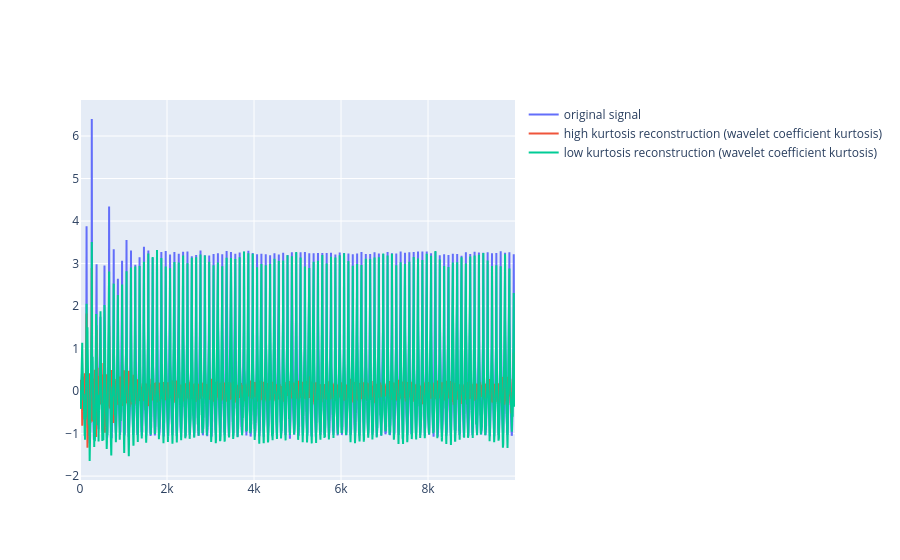
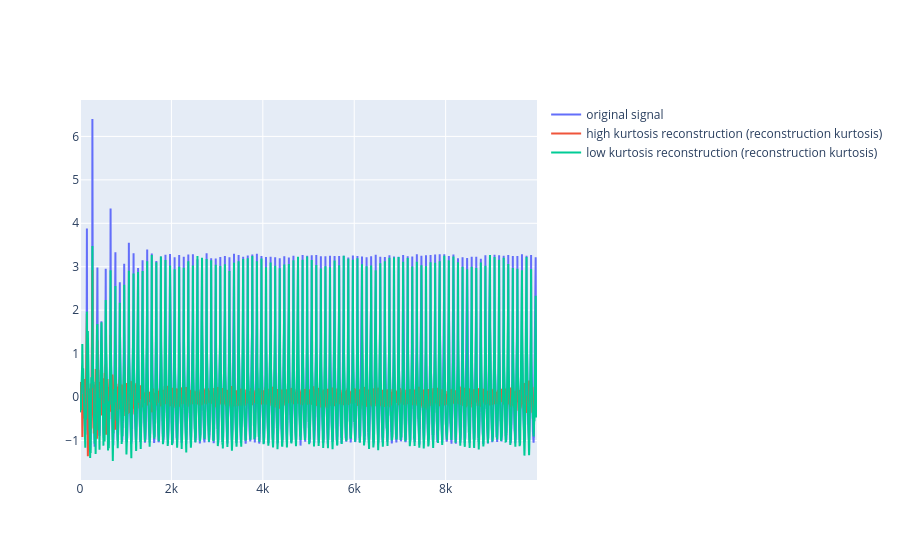

Source (notebook cell) for these figures, in order:
### Code cell
import wavelet_transform.utils.statistical_features as sf


i = 0
rec_high_kurt, rec_low_kurt = plot.get_reconstructions_by_threshold(
    results_df[i]['tr_obj'], feature="kurtosis", threshold=threshold, freq_threshold=freq_threshold
)

fig = go.Figure()
fig.add_trace(go.Scatter(
    # x=freq, 
    y=results_df[i]['tr_obj'].data,
    mode='lines',
    name="original signal"
))
fig.add_trace(go.Scatter(
    # x=freq, 
    y=rec_high_kurt,
    mode='lines',
    name="high kurtosis reconstruction (wavelet coefficient kurtosis)"
))
fig.add_trace(go.Scatter(
    # x=freq, 
    y=rec_low_kurt,
    mode='lines',
    name="low kurtosis reconstruction (wavelet coefficient kurtosis)"
))
fig.show()

rec_high_kurt2, rec_low_kurt2 = plot.get_reconstructions_by_threshold(
    results_df[i]['tr_obj'], feature=sf.kurtosis, threshold=threshold
)
fig2 = go.Figure()
fig2.add_trace(go.Scatter(
    # x=freq, 
    y=results_df[i]['tr_obj'].data,
    mode='lines',
    name="original signal"
))
fig2.add_trace(go.Scatter(
    # x=freq, 
    y=rec_high_kurt2,
    mode='lines',
    name="high kurtosis reconstruction (reconstruction kurtosis)"
))
fig2.add_trace(go.Scatter(
    # x=freq, 
    y=rec_low_kurt2,
    mode='lines',
    name="low kurtosis reconstruction (reconstruction kurtosis)"
))
fig2.show()

### Figure 1 — Plotly figure (JSON) as saved in the notebook; plotly's stock layout.template omitted (floating-point values rounded to 4 significant figures; data arrays with more than 128 entries replaced by an {"elided": "..."} marker saying what was removed)
{"data": [{"mode": "lines", "name": "original signal", "type": "scatter", "y": {"elided": "10000 float values"}}, {"mode": "lines", "name": "high kurtosis reconstruction (wavelet coefficient kurtosis)", "type": "scatter", "y": {"elided": "10000 float values"}}, {"mode": "lines", "name": "low kurtosis reconstruction (wavelet coefficient kurtosis)", "type": "scatter", "y": {"elided": "10000 float values"}}], "layout": {}}

### Figure 2 — Plotly figure (JSON) as saved in the notebook; plotly's stock layout.template omitted (floating-point values rounded to 4 significant figures; data arrays with more than 128 entries replaced by an {"elided": "..."} marker saying what was removed)
{"data": [{"mode": "lines", "name": "original signal", "type": "scatter", "y": {"elided": "10000 float values"}}, {"mode": "lines", "name": "high kurtosis reconstruction (reconstruction kurtosis)", "type": "scatter", "y": {"elided": "10000 float values"}}, {"mode": "lines", "name": "low kurtosis reconstruction (reconstruction kurtosis)", "type": "scatter", "y": {"elided": "10000 float values"}}], "layout": {}}
